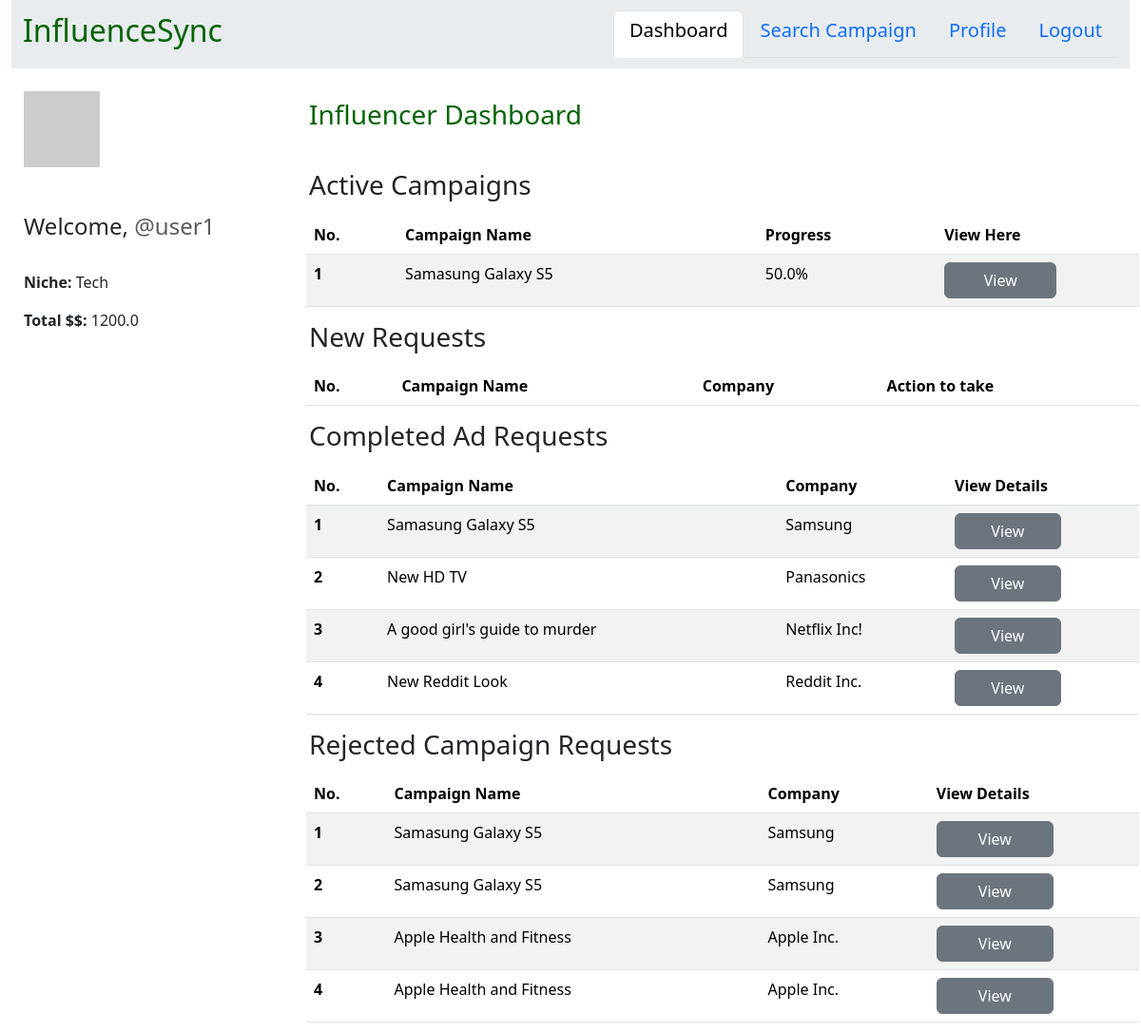
The app's page /influencer_dash (signed in) with its own data.
### models.py (models this page shows)
class User(UserMixin,db.Model):
    __tablename__ = 'users'
    id = db.Column(db.Integer, primary_key=True)
    username = db.Column(db.String(32), unique=True, nullable=False)
    email = db.Column(db.String(50), unique=True, nullable=False)
    password_hash = db.Column(db.String(256), nullable=False)
    role = db.Column(db.String(50), nullable=False)
    flagged = db.Column(db.Boolean, default=False)

class Influencer(db.Model):
    __tablename__ = 'influencers'
    id = db.Column(db.Integer, primary_key=True)
    user_id = db.Column(db.Integer, db.ForeignKey('users.id'),unique=True,nullable=False)
    niche = db.Column(db.String(100), nullable=False)
    reach = db.Column(db.Integer, nullable=False)
    total_earnings = db.Column(db.Float,default=0.0)
    platform = db.Column(db.String(50), nullable=False)
    user = db.relationship('User', backref=db.backref('influencer', uselist=False))

class Campaign(db.Model):
    __tablename__ = 'campaigns'
    id = db.Column(db.Integer, primary_key=True)
    name = db.Column(db.String(200), nullable=False, unique=True)
    description = db.Column(db.Text,nullable=False)
    start_date = db.Column(db.Date, nullable=False)
    end_date = db.Column(db.Date, nullable=False)
    budget = db.Column(db.Float, nullable=False)
    visibility = db.Column(db.String(30), nullable=False, default='public')
    goals = db.Column(db.String(150))
    niche = db.Column(db.String(100), nullable=False)
    status = db.Column(db.String(50), nullable=False, default='active')  # 'active', 'completed'
    sponsor_id = db.Column(db.Integer, db.ForeignKey('sponsors.id'), nullable=False)
    sponsor = db.relationship('Sponsor', backref=db.backref('campaigns', lazy=True))
    ad_requests = db.relationship('AdRequest', backref='campaign', cascade='all, delete-orphan', lazy=True)
    @property
    def progress(self):
        accepted_requests = [req for req in self.ad_requests if req.status == 'accepted' or req.status == 'done']
        done_requests = len([req for req in accepted_requests if req.status == 'done'])
        total_accepted_requests = len(accepted_requests)
        return (done_requests / total_accepted_requests) * 100 if total_accepted_requests > 0 else 0

class AdRequest(db.Model):
    __tablename__ = 'ad_requests'
    id = db.Column(db.Integer, primary_key=True)
    campaign_id = db.Column(db.Integer, db.ForeignKey('campaigns.id'), nullable=False)
    influencer_id = db.Column(db.Integer, db.ForeignKey('influencers.id'), nullable=False)
    message = db.Column(db.String(500),nullable=False)
    requirements = db.Column(db.String(500),nullable=False)
    payment_amount = db.Column(db.Float, nullable=False)
    status = db.Column(db.String(50), nullable=False, default='pending')   # 'Pending', 'Accepted', 'Rejected', 'done
    influencer = db.relationship('Influencer', backref=db.backref('ad_requests', lazy=True))

class Sponsor(db.Model):
    __tablename__ = 'sponsors'
    id = db.Column(db.Integer, primary_key=True)
    user_id = db.Column(db.Integer, db.ForeignKey('users.id'),unique=True, nullable=False)
    company_name = db.Column(db.String(200), nullable=False)
    industry = db.Column(db.String(100),nullable=False)
    user = db.relationship('User', backref=db.backref('sponsor', uselist=False))

class CampaignRequest(db.Model):
    __tablename__ = 'campaign_requests'
    id = db.Column(db.Integer, primary_key=True)
    campaign_id = db.Column(db.Integer, db.ForeignKey('campaigns.id'), nullable=False)
    influencer_id = db.Column(db.Integer, db.ForeignKey('influencers.id'), nullable=False)
    message = db.Column(db.String(500), nullable=False)
    status = db.Column(db.String(50),nullable=False)  # 'Pending', 'Accepted', 'Rejected'
    campaign = db.relationship('Campaign', backref=db.backref('campaign_requests', lazy=True))
    influencer = db.relationship('Influencer', backref=db.backref('campaign_requests', lazy=True))

### routes.py (the view)
@app.route('/influencer_dash')
@login_required
def influencer_dash():
    user = current_user
    if user.role == 'influencer':
        influencer = Influencer.query.filter_by(user_id=user.id).first()
        active_campaigns = AdRequest.query.filter(
            AdRequest.influencer_id == influencer.id,
            AdRequest.status == 'accepted'
        ).all()
        new_requests = AdRequest.query.filter(
            AdRequest.influencer_id == influencer.id,
            AdRequest.status == 'pending'
        ).all()
        campaigns_with_progress = []
        for ad_request in active_campaigns:
            campaign = ad_request.campaign
            progress = campaign.progress
            campaigns_with_progress.append({
                'campaign': campaign,
                'progress': progress
            })
        completed_requests = AdRequest.query.filter_by(
            influencer_id=influencer.id, status='done').all()
        rejected_campaign_requests = CampaignRequest.query.filter(
            CampaignRequest.influencer_id == influencer.id,
            CampaignRequest.status == 'rejected'
        ).all()
        return render_template('influencer_dash.html',
                               user=user, influencer=influencer,
                               active_campaigns=campaigns_with_progress,
                               new_requests=new_requests,
                               completed_requests=completed_requests,
                               rejected_campaign_requests=rejected_campaign_requests)
    else:
        flash('Unauthorized access!', 'danger')
        return redirect(url_for('login'))

### routes.py (called while the page is built)
@login_manager.user_loader
def load_user(user_id):
    return User.query.get(int(user_id))

### templates/influencer_dash.html (shortened to what this page needs)
{% extends "layouts.html" %}
{% block style %}
    <link rel="stylesheet" href="{{ url_for('static', filename='styles.css') }}">
{% endblock %}
{% block content %}
<div class="container-fluid">
    <nav class="navbar navbar-expand-lg bg-body-secondary">
        <div class="container-fluid">
            <a class="navbar-brand" href="#"><h2 style="color:darkgreen; text-align:center">InfluenceSync</h2></a>
            <ul class="nav nav-tabs justify-content-end">
                <li class="nav-item">
                    <a class="nav-link active" aria-current="page" href="{{ url_for('influencer_dash') }}"><h5>Dashboard</h5></a>
                </li>
                <li class="nav-item">
                    <a class="nav-link" aria-current="page" href="{{ url_for('search_campaigns') }}"><h5>Search Campaign</h5></a>
                </li>
                <li class="nav-item">
                    <a class="nav-link" aria-current="page" href="{{ url_for('influencer_profile') }}"><h5>Profile</h5></a>
                </li>
                <li class="nav-item">
                    <a class="nav-link" aria-current="page" href="{{ url_for('home') }}"><h5>Logout</h5></a>
                </li>
            </ul>
        </div>
    </nav>
    <br>
    <div class="row">
        <div class="col-md-3" style="padding-left: 25px;">
            <div class="profile-pic">
                <img src="https://api.dicebear.com/9.x/lorelei/svg?seed={{ user.username }}">
            </div>
            <br><br>
            <h4 class="card-text">Welcome, <span class="text-muted">@{{ user.username }}</span></h4><br>
            <p class="card-text"><strong>Niche:</strong> {{ influencer.niche }}</p>
            <p class="card-text"><strong>Total $$:</strong> {{ influencer.total_earnings }}</p>
        </div>
        <div class="col-md-9">
            <h3 class="headings" style="color:darkgreen;">Influencer Dashboard</h3><br>
            <h3 class="headings">Active Campaigns</h3>
            <table class="table table-light-success table-striped">
                <thead>
                    <tr>
                        <th scope="col">No.</th>
                        <th scope="col">Campaign Name</th>
                        <th scope="col">Progress</th>
                        <th scope="col">View Here</th>
                    </tr>
                </thead>
                <tbody>
                    {% for campaign_info in active_campaigns %}
                    <tr>
                        <th scope="row">{{ loop.index }}</th>
                        <td>{{ campaign_info.campaign.name }}</td>
                        <td>{{ campaign_info.progress }}%</td>
                        <td>
                            <button type="button" class="btn btn-secondary view-campaign-btn"
                                    data-bs-toggle="modal"
                                    data-bs-target="#viewCampaignModal"
                                    data-campaign-name="{{ campaign_info.campaign.name }}"
                                    data-progress="{{ campaign_info.progress }}"
                                    data-description="{{ campaign_info.campaign.description }}"
                                    data-start-date="{{ campaign_info.campaign.start_date }}"
                                    data-end-date="{{ campaign_info.campaign.end_date }}"
                                    data-budget="{{ campaign_info.campaign.budget}}">
                                View
                            </button>
                        </td>
                    {% endfor %}
                </tbody>
            </table>
            <h3 class="headings">New Requests</h3>
            <table class="table table-light-success table-striped">
                <thead>
                    <tr>
                        <th scope="col">No.</th>
                        <th scope="col">Campaign Name</th>
                        <th scope="col">Company</th>
                        <th scope="col" colspan="3">Action to take</th>
                    </tr>
                </thead>
            </table>
            <h3 class="headings">Completed Ad Requests</h3>
            <table class="table table-light-success table-striped">
                <thead>
                    <tr>
                        <th scope="col">No.</th>
                        <th scope="col">Campaign Name</th>
                        <th scope="col">Company</th>
                        <th scope="col">View Details</th>
                    </tr>
                </thead>
                <tbody>
                    {% for request in completed_requests %}
                    <tr>
                        <th scope="row">{{ loop.index }}</th>
                        <td>{{ request.campaign.name }}</td>
                        <td>{{ request.campaign.sponsor.company_name }}</td>
                        <td>
                            <button type="button" class="btn btn-secondary view-ad-request-btn"
                                    data-bs-toggle="modal"
                                    data-bs-target="#viewAdRequestModal"
                                    data-campaign-name="{{ request.campaign.name }}"
                                    data-company="{{ request.campaign.sponsor.company_name }}"
                                    data-description="{{ request.campaign.description }}"
                                    data-requirements="{{ request.requirements }}"
                                    data-start-date="{{ request.campaign.start_date }}"
                                    data-end-date="{{ request.campaign.end_date }}"
                                    data-niche="{{ request.campaign.niche }}"
                                    data-message="{{ request.message }}"
                                    data-payment="{{ request.payment_amount }}"
                                    data-status="{{ request.status }}">
                                View
                            </button>
                        </td>
                    </tr>
                    {% endfor %}
                </tbody>
            </table>
            <h3 class="headings">Rejected Campaign Requests</h3>
            <table class="table table-light-danger table-striped">
                <thead>
                    <tr>
                        <th scope="col">No.</th>
                        <th scope="col">Campaign Name</th>
                        <th scope="col">Company</th>
                        <th scope="col">View Details</th>
                    </tr>
                </thead>
                <tbody>
                    {% for request in rejected_campaign_requests %}
                    <tr>
                        <th scope="row">{{ loop.index }}</th>
                        <td>{{ request.campaign.name }}</td>
                        <td>{{ request.campaign.sponsor.company_name }}</td>
                        <td>
                            <button type="button" class="btn btn-secondary view-rejected-request-btn"
                                    data-bs-toggle="modal"
                                    data-bs-target="#viewRejectedRequestModal"
                                    data-campaign-name="{{ request.campaign.name }}"
                                    data-company="{{ request.campaign.sponsor.company_name }}"
                                    data-message="{{ request.message }}"
                                    data-status="{{ request.status }}">
                                View
                            </button>
                        </td>
                    </tr>
                    {% endfor %}
                </tbody>
            </table>
        </div>
    </div>
</div>
{% endblock %}

### static/styles.css (style rules this page uses)
* { margin:0px; padding: 0; box-sizing: border-box; }
.headings { margin:3px; padding-left: 10px; padding-top: 5px;; padding-bottom: 5px; }
button { width: 60%; padding: 20px; }
.table { margin:10px; }
.profile-pic { width: 80%; }

### records on screen
User: username "user1"
Influencer: niche "Tech", total_earnings "1200.0"
Campaign: campaign.name "Samasung Galaxy S5"
AdRequest: campaign.name "Samasung Galaxy S5", campaign.sponsor.company_name "Samsung"
AdRequest: campaign.name "New HD TV", campaign.sponsor.company_name "Panasonics"
AdRequest: campaign.name "A good girl's guide to murder", campaign.sponsor.company_name "Netflix Inc!"
AdRequest: campaign.name "New Reddit Look", campaign.sponsor.company_name "Reddit Inc."
CampaignRequest: campaign.name "Samasung Galaxy S5", campaign.sponsor.company_name "Samsung"
CampaignRequest: campaign.name "Samasung Galaxy S5", campaign.sponsor.company_name "Samsung"
CampaignRequest: campaign.name "Apple Health and Fitness", campaign.sponsor.company_name "Apple Inc."
CampaignRequest: campaign.name "Apple Health and Fitness", campaign.sponsor.company_name "Apple Inc."

### other values on screen
{{ campaign_info.progress }} "50.0"
